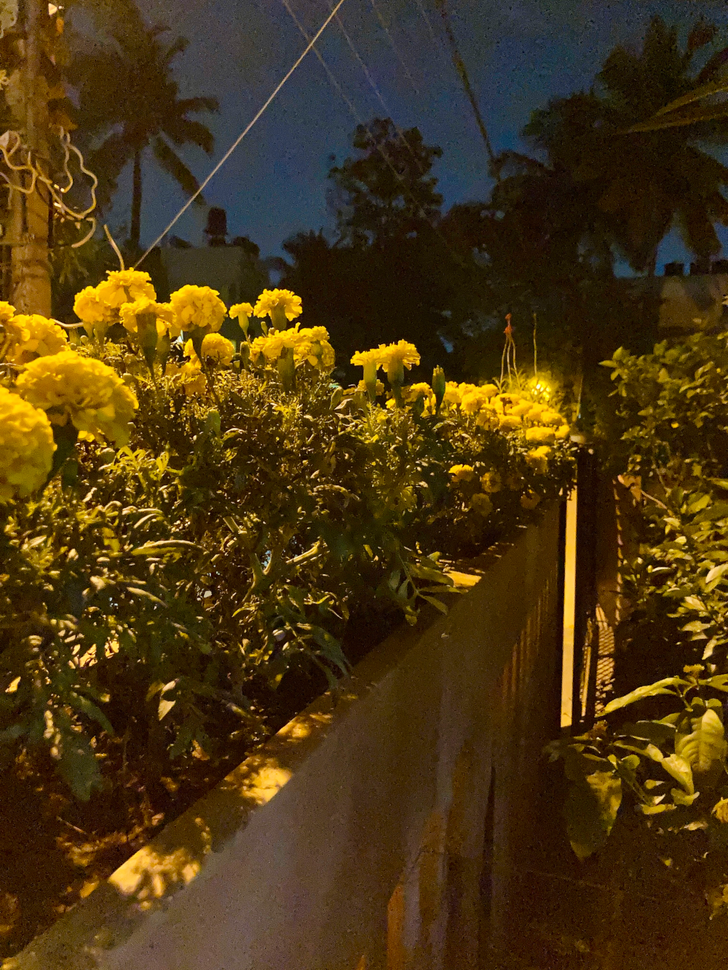
%> input picture Images/flowers1000.png, 728 x 970 px, shrunk from 1000 x 1333 before the run; the run also reads 2 pictures not shown here
$ octave finalview.m   (GNU Octave 9; MATLAB toolbox functions it lacks are replaced by stand-ins)
%> lines starting %> are read from the running program, lines starting %| are printed output that depends on the picture
clc;clear;close all;

figure;
sgtitle('Comparison of Visual Cryptography Images ( with Color Distribution )');

Image = imread('Images/flowers1000.png');
%> Image is the input picture: size 970x728x3 uint8; mean R, G, B 75.5, 54.4, 18.5
Output1 = imread('XORED.png');
Output2 = imread('FILTERED.png');
Output3 = imread('Share1.png');
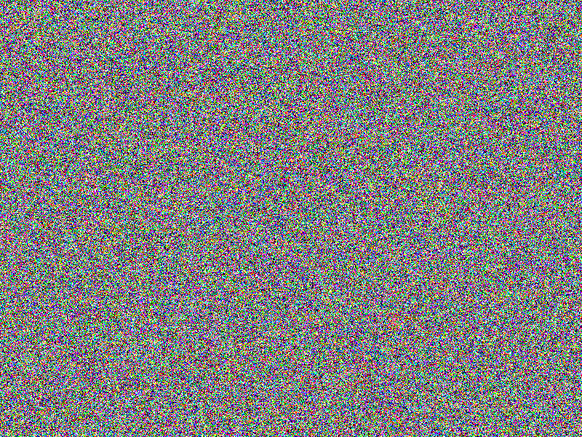
%> input picture Source Codes/Share1.png, 582 x 437 px, shrunk from 800 x 600 before the run
%> Output3 is the input picture: size 437x582x3 uint8; mean R, G, B 127.4, 127.3, 127.7

if(size(Image, 3) == 1)
    hist1 = imhist(Image);
    hist2 = imhist(Output1);
    hist3 = imhist(Output2);
    hist4 = imhist(Output3);

    subplot(2,4,1);
    imshow(Image);title('Original Secret Image');

    subplot(2,4,2);
    imshow(im2gray(Output3));title('Share Image');

    subplot(2,4,3);
    imshow(Output1);title('Recovered Secret Image ( Unfiltered )');

    subplot(2,4,4);
    imshow(Output2);title('Recovered Secret Image ( Filtered )');

    subplot(2,4,5);
    plot(hist1,'LineWidth', 2);
    xlabel('Pixel Value (Intensity)');
    ylabel('Frequency');
    grid on;
    grid minor;
    xticks(0:51:255);
    xlim('padded');

    subplot(2,4,6);
    plot(hist2,'LineWidth', 2);
    xlabel('Pixel Value (Intensity)');
    ylabel('Frequency');
    grid on;
    grid minor;
    xticks(0:51:255);
    xlim('padded');

    subplot(2,4,7);
    plot(hist4,'LineWidth', 2);
    xlabel('Pixel Value (Intensity)');
    ylabel('Frequency');
    grid on;
    grid minor;
    xticks(0:51:255);
    xlim('padded');

    subplot(2,4,8);
    plot(hist3,'LineWidth', 2);
    xlabel('Pixel Value (Intensity)');
    ylabel('Frequency');
    grid on;
    grid minor;
    xticks(0:51:255);
    xlim('padded');
else

red1 = Image(:,:,1);
green1 = Image(:,:,2);
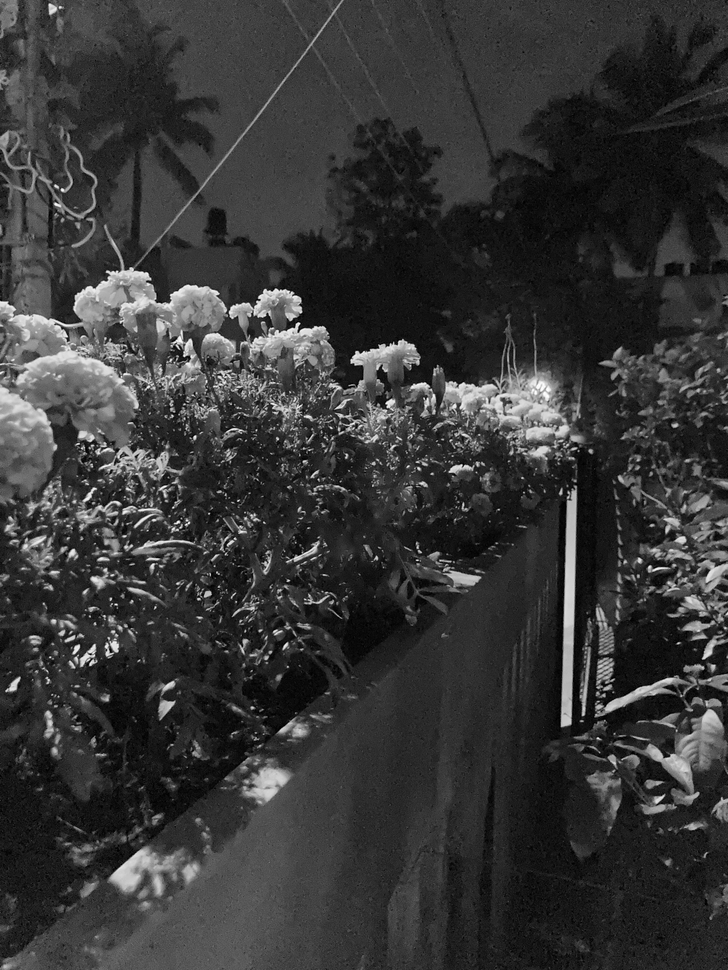
%> green1: size 970x728 uint8; min 0, max 255, mean 54.4
blue1 = Image(:,:,3);
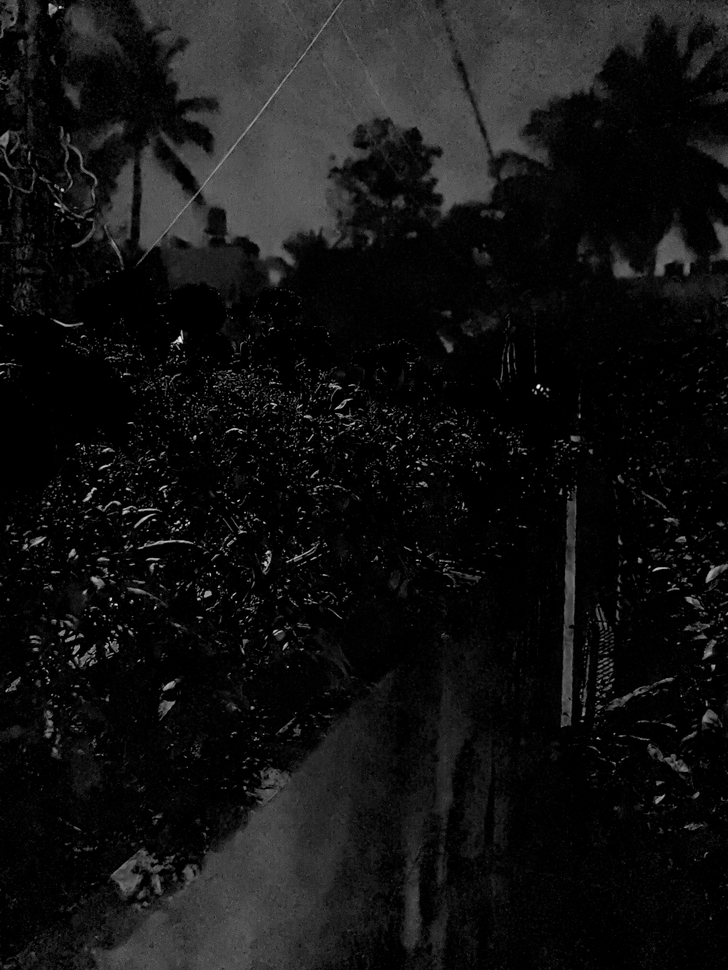
%> blue1: size 970x728 uint8; min 0, max 251, mean 18.5

red2 = Output1(:,:,1);
green2 = Output1(:,:,2);
blue2 = Output1(:,:,3);

red3 = Output2(:,:,1);
green3 = Output2(:,:,2);
blue3 = Output2(:,:,3);

red4 = Output3(:,:,1);
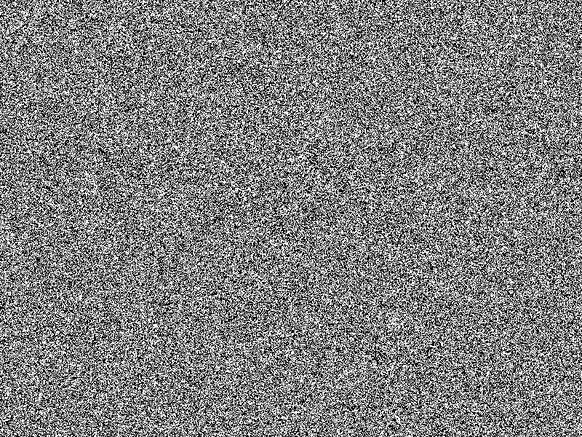
%> red4: size 437x582 uint8; min 0, max 255, mean 127.4
green4 = Output3(:,:,2);
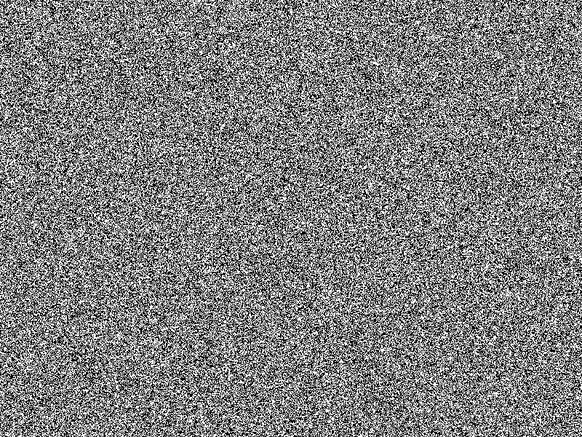
%> green4: size 437x582 uint8; min 0, max 255, mean 127.3
blue4 = Output3(:,:,3);
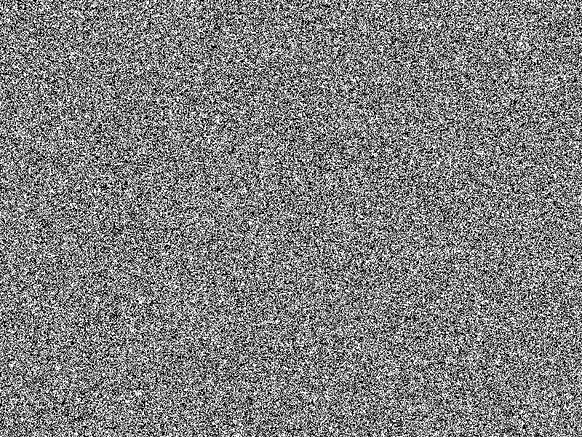
%> blue4: size 437x582 uint8; min 0, max 255, mean 127.7

red_hist1 = imhist(red1);
%> red_hist1 = 256 values, max 12924 at index 52, min 0 at index 5, mean 2758.4
green_hist1 = imhist(green1);
%> green_hist1 = 256 values, max 11937 at index 25, min 4 at index 254, mean 2758.4
blue_hist1 = imhist(blue1);
%> blue_hist1 = 256 values, max 204492 at index 1, min 0 at index 204, mean 2758.4

red_hist2 = imhist(red2);
%> red_hist2 = 256 values, max 61595 at index 1, min 232 at index 241, mean 2758.4
green_hist2 = imhist(green2);
%> green_hist2 = 256 values, max 123673 at index 1, min 83 at index 248, mean 2758.4
blue_hist2 = imhist(blue2);
%> blue_hist2 = 256 values, max 427820 at index 1, min 0 at index 235, mean 2758.4

red_hist3 = imhist(red3);
%> red_hist3 = 256 values, max 20072 at index 53, min 52 at index 2, mean 2758.4
green_hist3 = imhist(green3);
%> green_hist3 = 256 values, max 24982 at index 38, min 8 at index 250, mean 2758.4
blue_hist3 = imhist(blue3);
%> blue_hist3 = 256 values, max 390610 at index 1, min 0 at index 227, mean 2758.4

red_hist4 = imhist(red4);
%> red_hist4 = 256 values, max 11543 at index 1, min 394 at index 255, mean 993.5
green_hist4 = imhist(green4);
%> green_hist4 = 256 values, max 11893 at index 1, min 408 at index 253, mean 993.5
blue_hist4 = imhist(blue4);
%> blue_hist4 = 256 values, max 11679 at index 256, min 405 at index 9, mean 993.5


subplot(2,4,1);
imshow(Image);title('Original Secret Image');

subplot(2,4,2);
imshow(Output3);title('Share Image');

subplot(2,4,3);
imshow(Output1);title('Recovered Secret Image ( Unfiltered )');

subplot(2,4,4);
imshow(Output2);title('Recovered Secret Image ( Filtered )');

subplot(2, 4, 5);
plot(red_hist1, 'r', 'LineWidth', 2);
hold on;
plot(green_hist1, 'g', 'LineWidth', 2);
plot(blue_hist1, 'b', 'LineWidth', 2);
hold off;
xlabel('Pixel Value (Intensity)');
ylabel('Frequency')
grid on;
grid minor;
xticks(0:51:255);
xlim('padded');

subplot(2, 4, 6);
plot(red_hist4, 'r', 'LineWidth', 2);
hold on;
plot(green_hist4, 'g', 'LineWidth', 2);
plot(blue_hist4, 'b', 'LineWidth', 2);
hold off;
xlabel('Pixel Value (Intensity)');
ylabel('Frequency')
grid on;
grid minor;
xticks(0:51:255);
xlim('padded');


subplot(2, 4, 7);
plot(red_hist2, 'r', 'LineWidth', 2);
hold on;
plot(green_hist2, 'g', 'LineWidth', 2);
plot(blue_hist2, 'b', 'LineWidth', 2);
hold off;
xlabel('Pixel Value (Intensity)');
ylabel('Frequency')
grid on;
grid minor;
xticks(0:51:255);
xlim('padded');


subplot(2, 4, 8);
plot(red_hist3, 'r', 'LineWidth', 2);
hold on;
plot(green_hist3, 'g', 'LineWidth', 2);
plot(blue_hist3, 'b', 'LineWidth', 2);
hold off;
xlabel('Pixel Value (Intensity)');
ylabel('Frequency')
grid on;
grid minor;
xticks(0:51:255);
xlim('padded');
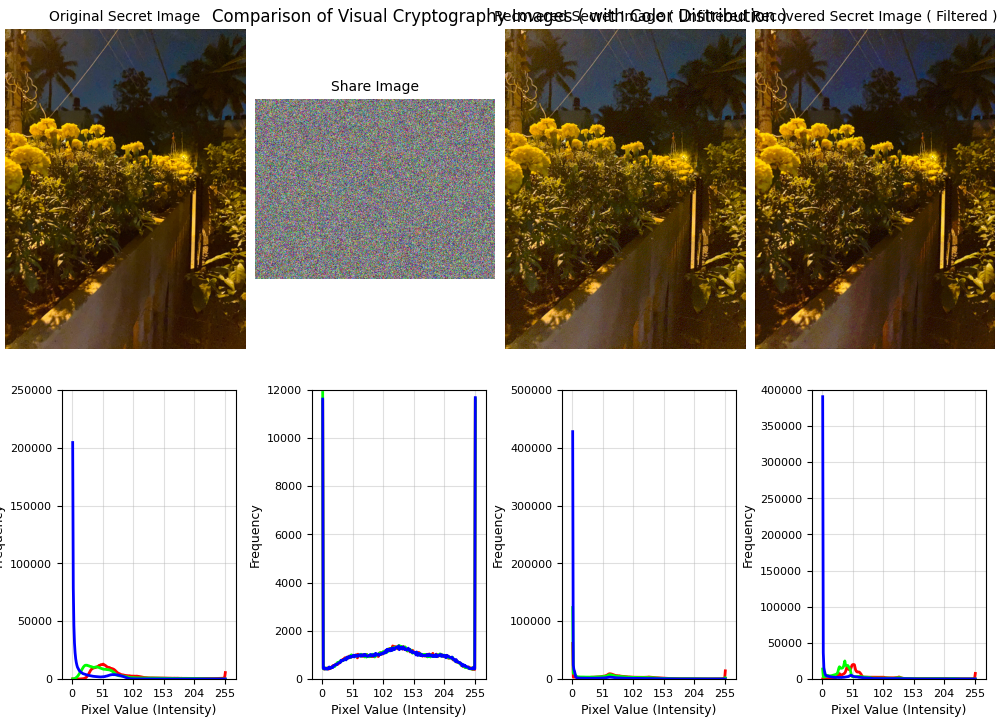
%> figure redrawn from the program's plot data, 8 panels
end
